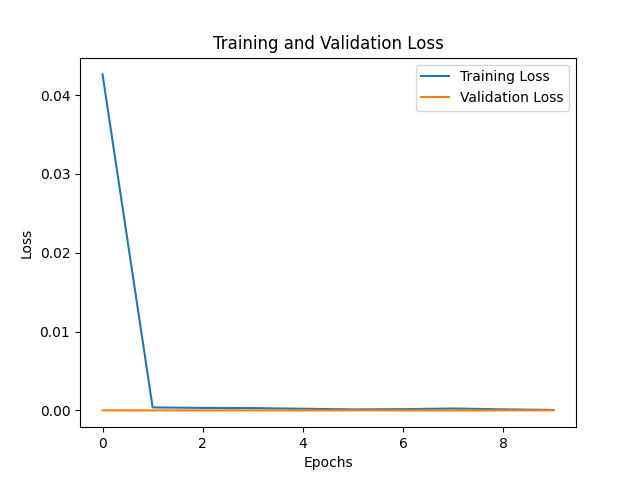

Generate this figure with Python:
from tensorflow.keras.models import Sequential
from tensorflow.keras.layers import Conv2D, MaxPooling2D, Flatten, Dense, Dropout
from tensorflow.keras.callbacks import EarlyStopping
from tensorflow.keras.optimizers import Adam
from tensorflow.keras.preprocessing.image import ImageDataGenerator
import matplotlib.pyplot as plt
from sklearn.metrics import accuracy_score, precision_score, recall_score, f1_score, classification_report, confusion_matrix
import os

# 이미지 데이터 경로 설정
train_data_dir = 'Quantuam_AI/trainData3'
validation_data_dir = 'Quantuam_AI/validationData'
test_data_dir = 'Quantuam_AI/testData'  # 테스트 데이터 경로

# 이미지 데이터 로드 (증강된 데이터)
test_datagen = ImageDataGenerator(rescale=1./255)

# 이미지 데이터 로드
img_width, img_height = 150, 150
batch_size = 32
epochs = 10

# train_generator, validation_generator, test_generator 정의
train_generator = test_datagen.flow_from_directory(
    train_data_dir,
    target_size=(img_width, img_height),
    batch_size=batch_size,
    class_mode='binary'
)

validation_generator = test_datagen.flow_from_directory(
    validation_data_dir,
    target_size=(img_width, img_height),
    batch_size=batch_size,
    class_mode='binary'
)

test_generator = test_datagen.flow_from_directory(
    test_data_dir,
    target_size=(img_width, img_height),
    batch_size=batch_size,
    class_mode='binary'
)

# CNN 모델 구성
model = Sequential()
model.add(Conv2D(32, (3, 3), input_shape=(img_width, img_height, 3), activation='relu'))
model.add(MaxPooling2D(pool_size=(2, 2)))
model.add(Dropout(0.5))

model.add(Conv2D(64, (3, 3), activation='relu'))
model.add(MaxPooling2D(pool_size=(2, 2)))
model.add(Dropout(0.5))

model.add(Flatten())
model.add(Dense(128, activation='relu'))
model.add(Dropout(0.5))
model.add(Dense(1, activation='sigmoid'))

# 모델 컴파일
optimizer = Adam(learning_rate=0.0001)
model.compile(loss='binary_crossentropy', optimizer=optimizer, metrics=['accuracy'])

# 모델 훈련
early_stopping = EarlyStopping(monitor='val_loss', patience=4, restore_best_weights=True)

history = model.fit(
    train_generator,
    epochs=epochs,
    validation_data=validation_generator,
    callbacks=[early_stopping]
)

# 테스트 데이터에 대한 예측
y_pred = model.predict(validation_generator)

# 번호판 데이터를 양성 클래스로 설정
positive_class = 1
y_pred_binary = (y_pred == positive_class).astype(int)  # 양성 클래스에 해당하는지 확인

# 실제 레이블
y_true = validation_generator.classes

# 추가적인 성능 지표 계산
accuracy = accuracy_score(y_true, y_pred_binary)
precision = precision_score(y_true, y_pred_binary, zero_division=0)  # zero_division 옵션 추가
recall = recall_score(y_true, y_pred_binary, zero_division=0)  # zero_division 옵션 추가
f1 = f1_score(y_true, y_pred_binary, zero_division=0)  # zero_division 옵션 추가
conf_matrix = confusion_matrix(y_true, y_pred_binary)

# 출력
print(f'Test Accuracy: {accuracy}')
print(f'Test Precision: {precision}')
print(f'Test Recall: {recall}')
print(f'Test F1 Score: {f1}')
print('Test Confusion Matrix:')
print(conf_matrix)
print('Test Classification Report:')
print(classification_report(y_true, y_pred_binary))

# 훈련 및 검증 손실 그래프로 표시
plt.plot(history.history['loss'], label='Training Loss')
plt.plot(history.history['val_loss'], label='Validation Loss')
plt.title('Training and Validation Loss')
plt.xlabel('Epochs')
plt.ylabel('Loss')
plt.legend()
plt.show()
